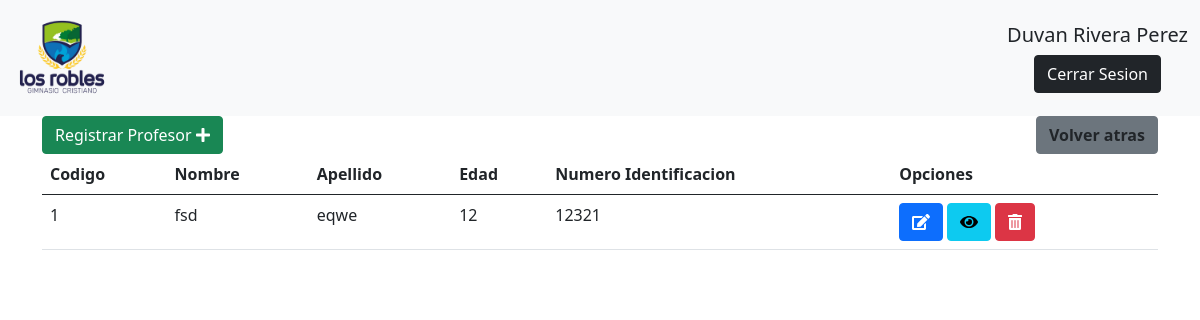
/Admin/profesor.php (signed in), run on an earlier commit of the app's database.
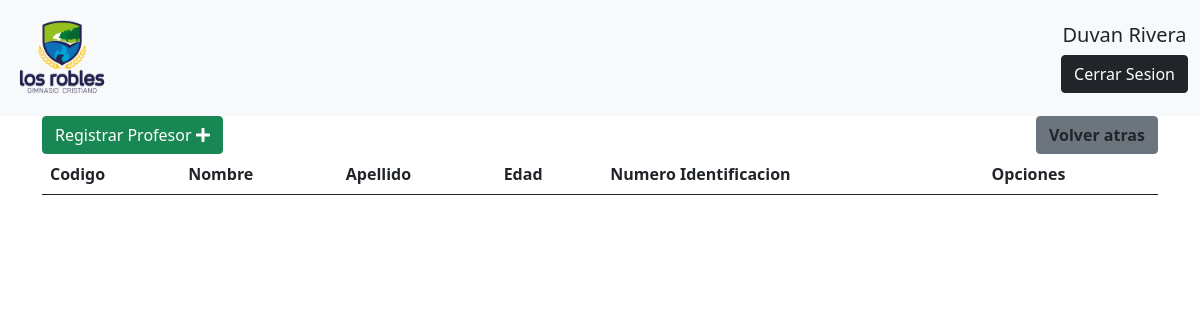
And on a later commit of the database.
### tables this page shows
CREATE TABLE `profesor` (
  `codigo_profesor` int(10) NOT NULL,
  `nombre_profesor` varchar(60) NOT NULL,
  `apellido_profesor` varchar(60) NOT NULL,
  `edad_profesor` int(10) NOT NULL,
  `identificacion_profesor` varchar(60) NOT NULL,
  `correo_personal_profesor` varchar(100) NOT NULL,
  `correo_institucional_profesor` varchar(100) NOT NULL,
  `contrasena_profesor` int(15) NOT NULL,
  `grado_asignado` varchar(60) NOT NULL,
  `direccion_profesor` varchar(100) NOT NULL,
  `telefono_profesor` varchar(60) NOT NULL,
  `celular_profesor` varchar(60) NOT NULL
);

### Admin/profesor.php (the view, shortened to what this page needs)
<!DOCTYPE html>
<html lang="es">
<head>
    <link rel="stylesheet" href="css/bootstrap.min.css">
</head>
<body>
        <?php include_once 'components/header.php'; ?>
        <main class="container">
            <div class="d-flex justify-content-between">
                <button  class="btn btn-success" data-bs-toggle="modal" data-bs-target="#profesor_r"> Registrar Profesor  <i class="fas fa-plus" ></i> </button>
                <button  class="btn btn-secondary" > <a class= "nav-link text-dark fs-6 fw-bolder m-0 p-0" href="home.php">Volver atras</a></button>
            </div>
            <table class="table">
                <thead>
                    <tr class="" >
                        <th>Codigo</th>
                        <th>Nombre</th>
                        <th>Apellido</th>
                        <th>Edad</th>
                        <th>Numero Identificacion</th>
                        <th>Opciones</th>
                    </tr>
                </thead>
                <tbody>
                <?php
                include "db_connect.php";
                $sql = "SELECT * FROM profesor";
                $result = mysqli_query($connect,$sql);
                while ($datos = mysqli_fetch_array($result)) {
                ?>
                <tr>
                    <td>
                        <?php echo $datos["codigo_profesor"];?>
                    </td>
                    <td>
                        <?php echo $datos["nombre_profesor"];?>
                    </td>
                    <td>
                        <?php echo $datos["apellido_profesor"];?>
                    </td>
                    <td>
                        <?php echo $datos["edad_profesor"];?>
                    </td>
                    <td>
                        <?php echo $datos["identificacion_profesor"];?>
                    </td>
                    <td>
                        <button type="button" class="btn btn-primary" data-bs-toggle="modal" data-bs-target="#profesor_a<?php echo$datos["identificacion_profesor"]; ?>">
                        <i class="fas fa-edit"></i>
                        </button>
                        <button type="button" class="btn btn-info" data-bs-toggle="modal" data-bs-target="#profesor_v<?php echo$datos["identificacion_profesor"]; ?>">
                        <i class="fas fa-eye"></i>
                        </button>
                        <button type="button" class="btn btn-danger" data-bs-toggle="modal" data-bs-target="#profesor_B<?php echo$datos["identificacion_profesor"]; ?>">
                        <i class="fas fa-trash-alt"></i>
                        </button>
                    </td>
                </tr>
                <?php
                include "modal_profesor_borrar.php";}
                ?>
                </tbody>
            </table>
        </main>
</body>
</html>

### Admin/components/header.php
<header>
            <nav class="navbar navbar-expand-lg navbar-light bg-light">
            <div class="container-fluid">
                <a href="/colegiolosrobles/Admin/home.php"><img src="/colegiolosrobles/Admin/img/Logo.png" width="100" alt=""></a>
                <div class="text-center float-rigth " >
                        <h5 class="card-title"><?=$_SESSION['nombre_admin']?></h5>
                        <a href="/colegiolosrobles/Admin/logout.php" class="btn btn-dark">Cerrar Sesion</a>
                </div>
            </div>
            </nav>
</header>

What changed in the data, as far as the page shows it:
removed profesor: codigo_profesor "1", nombre_profesor "fsd", apellido_profesor "eqwe", edad_profesor "12", identificacion_profesor "12321"
Also different on the page:
$_SESSION['nombre_admin']: "Duvan Rivera Perez" → "Duvan Rivera"
